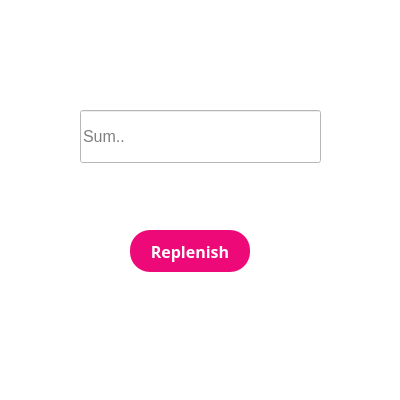
<?xml version="1.0" encoding="UTF-8"?>
<ui version="4.0">
 <class>Replenish</class>
 <widget class="QDialog" name="Replenish">
  <property name="geometry">
   <rect>
    <x>0</x>
    <y>0</y>
    <width>400</width>
    <height>400</height>
   </rect>
  </property>
  <property name="windowTitle">
   <string>Replenish</string>
  </property>
  <property name="styleSheet">
   <string notr="true">background-color: rgb(255, 255, 255);</string>
  </property>
  <widget class="QLineEdit" name="lineEdit_sum">
   <property name="geometry">
    <rect>
     <x>80</x>
     <y>110</y>
     <width>241</width>
     <height>53</height>
    </rect>
   </property>
   <property name="font">
    <font>
     <pointsize>12</pointsize>
    </font>
   </property>
   <property name="placeholderText">
    <string>Sum..</string>
   </property>
  </widget>
  <widget class="QPushButton" name="pushButton_rep">
   <property name="enabled">
    <bool>true</bool>
   </property>
   <property name="geometry">
    <rect>
     <x>130</x>
     <y>230</y>
     <width>120</width>
     <height>42</height>
    </rect>
   </property>
   <property name="font">
    <font>
     <family>Segoe UI Black</family>
     <pointsize>12</pointsize>
     <italic>false</italic>
     <fontweight>Black</fontweight>
    </font>
   </property>
   <property name="styleSheet">
    <string notr="true">QPushButton{
    width: 100px;
    background: #ee0979;
    font-weight: bold;
    color: white;
    border: 0 none;
    border-radius:20px;
    padding: 7px 5px;
	font: 900 12pt &quot;Segoe UI Black&quot;;
}


QPushButton::hover{
   border: 2px solid white;
    width: 100px;
    background: #ee0979;
    font-weight: bold;
    color: white;
     border-radius:20px;
    padding: 7px 5px;
	font: 900 12pt &quot;Segoe UI Black&quot;;
}
</string>
   </property>
   <property name="text">
    <string>Replenish</string>
   </property>
  </widget>
 </widget>
 <resources/>
 <connections/>
</ui>
